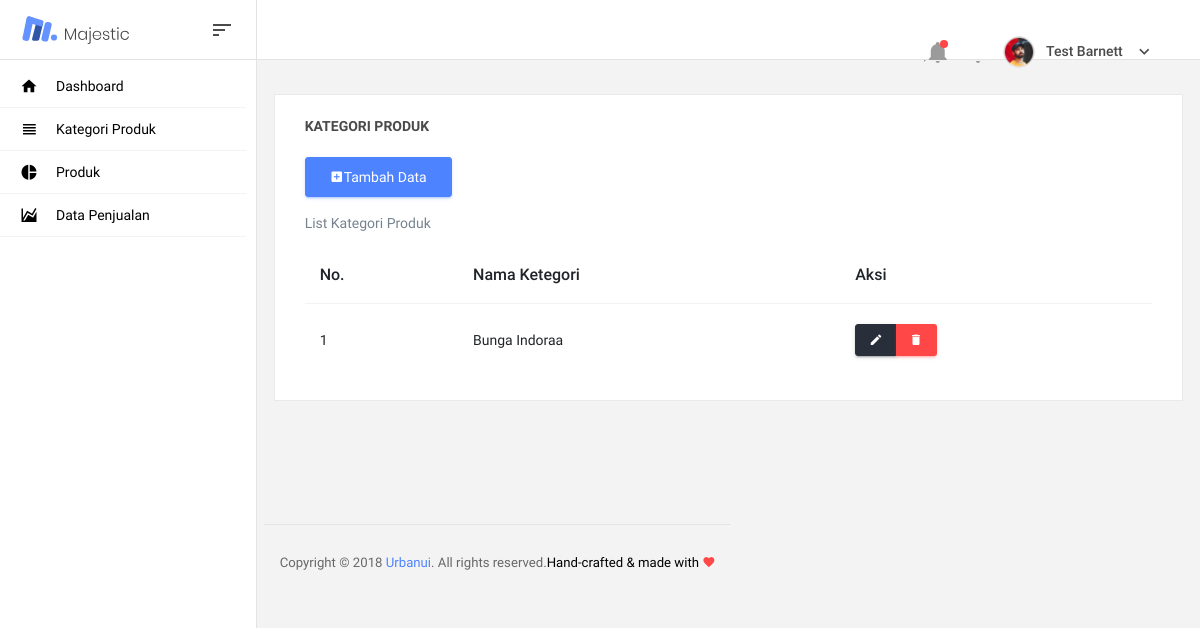
Before: /index.php/kategori with the older database file.
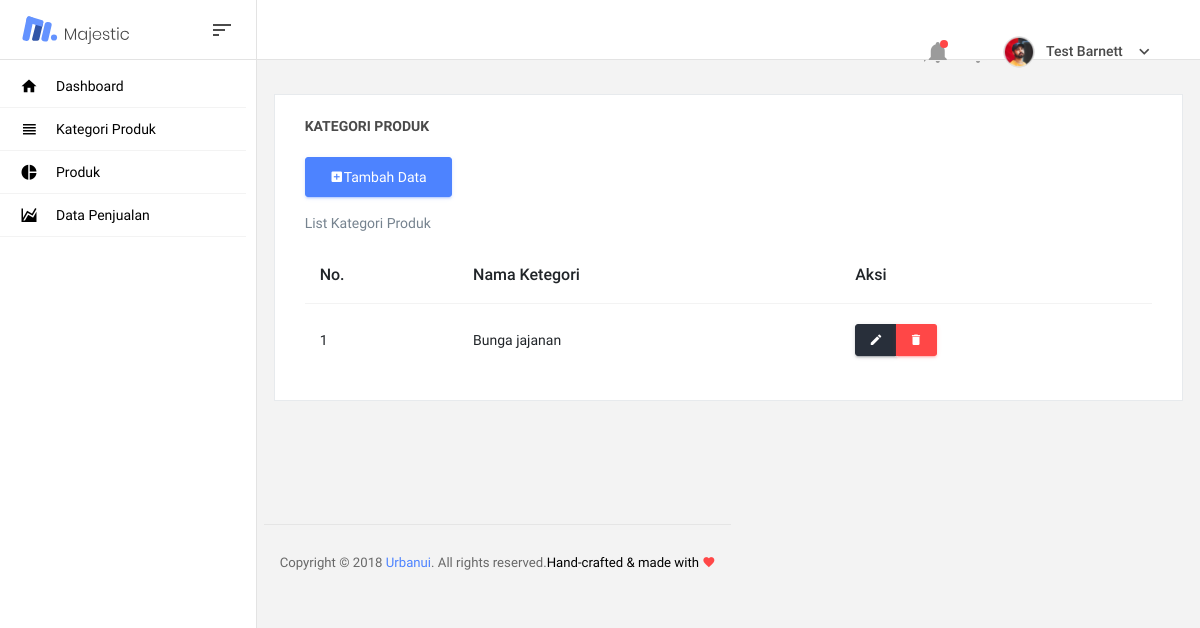
After: the same page with the newer database file.
### tables this page shows
CREATE TABLE `tb_kategori_produk` (
  `id_kategori` int(5) NOT NULL,
  `nama_kategori` varchar(100) NOT NULL
);

### application/controllers/Kategori.php (called while the page is built, shortened)
<?php
class Kategori extends CI_Controller
{
    public function __construct()
    {
        $this->load->helper('url', 'form');
        $this->load->model('mdl_kategori');
        $this->load->library('form_validation');
        $this->load->database();
    }
    public function index()
    {
        $paket['array'] = $this->mdl_kategori->ambildata();
        $this->load->view('kategori_produk', $paket);
    }
}

### index.php (called while the page is built, shortened)
<?php
require_once BASEPATH.'core/CodeIgniter.php';

### application/models/Mdl_kategori.php (called while the page is built, shortened)
<?php
class Mdl_kategori extends CI_Model
{
	public function ambildata()
	{
		$query = $this->db->query("SELECT * FROM tb_kategori_produk");
		return $query->result_array();
	}
}

### application/views/kategori_produk.php (the view, shortened to what this page needs)
<div class="container-scroller">
    <div class="container-fluid page-body-wrapper">
        <div class="main-panel">
            <div class="content-wrapper">
                <div class="row">
                    <div class="col-lg-12 grid-margin stretch-card">
                        <div class="card">
                            <div class="card-body">
                                <h4 class="card-title">Kategori Produk</h4>
                                <a href="<?php echo base_url('Kategori/tambahdata') ?>" class="btn btn-primary mdi mdi-plus-box" style="margin-bottom: 16px;">Tambah Data</a>
                                <p class="card-description">
                                    List Kategori Produk
                                </p>
                                <div class="table-responsive">
                                    <table class="table">
                                        <thead>
                                            <tr>
                                                <th>No.</th>
                                                <th>Nama Ketegori</th>
                                                <th>Aksi</th>
                                            </tr>
                                        </thead>
                                        <tbody>
                                            <tr>
                                                <?php $no = 1;
                                                foreach ($array as $key) { ?>
                                                    <td><?php echo $no++ ?></td>
                                                    <td><?php echo $key['nama_kategori'] ?></td>
                                                    <td>
                                                        <div class="btn-group">
                                                            <a href="<?php echo base_url('Kategori/edit/') . $key['id_kategori'] ?>" class="btn btn-sm btn-dark mdi mdi-pencil"></a>
                                                            <a href="<?php echo base_url('Kategori/do_delete/') . $key['id_kategori'] ?>" class="btn btn-sm btn-danger mdi mdi-delete"></a>
                                                        </div>
                                                    </td>
                                            </tr>
                                        <?php } ?>
                                        </tbody>
                                    </table>
                                </div>
                            </div>
                        </div>
                    </div>
                    <footer class="footer">
                        <div class="d-sm-flex justify-content-center justify-content-sm-between">
                            <span class="text-muted text-center text-sm-left d-block d-sm-inline-block">Copyright © 2018
                                <a href="https://www.urbanui.com/" target="_blank">Urbanui</a>. All rights
                                reserved.</span>
                            <span class="float-none float-sm-right d-block mt-1 mt-sm-0 text-center">Hand-crafted & made
                                with <i class="mdi mdi-heart text-danger"></i></span>
                        </div>
                    </footer>
                </div>
            </div>
        </div>

Changed rows visible on the page:
changed tb_kategori_produk: nama_kategori "Bunga Indoraa" → "Bunga jajanan"
